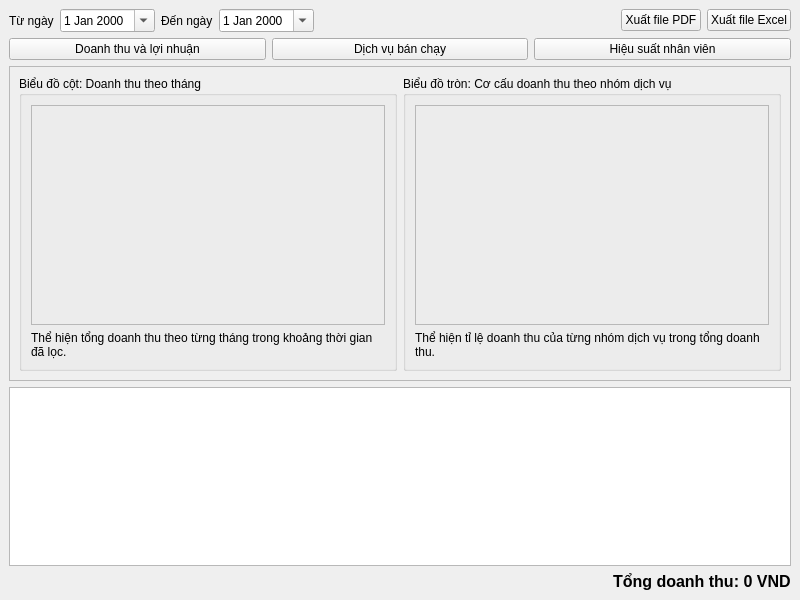
<?xml version="1.0" encoding="UTF-8"?>
<ui version="4.0">
 <class>MainWindow</class>
 <widget class="QMainWindow" name="MainWindow">
  <property name="geometry">
   <rect>
    <x>0</x>
    <y>0</y>
    <width>800</width>
    <height>600</height>
   </rect>
  </property>
  <property name="windowTitle">
   <string>Bao Cao Thong Ke Car Care</string>
  </property>
  <widget class="QWidget" name="centralwidget">
   <layout class="QVBoxLayout" name="verticalLayout">
    <item>
     <layout class="QHBoxLayout" name="layout_filter">
      <item>
       <widget class="QLabel" name="label">
        <property name="text">
         <string>Từ ngày</string>
        </property>
       </widget>
      </item>
      <item>
       <widget class="QDateEdit" name="date_tu_ngay">
        <property name="calendarPopup">
         <bool>true</bool>
        </property>
       </widget>
      </item>
      <item>
       <widget class="QLabel" name="label_2">
        <property name="text">
         <string>Đến ngày</string>
        </property>
       </widget>
      </item>
      <item>
       <widget class="QDateEdit" name="date_den_ngay">
        <property name="calendarPopup">
         <bool>true</bool>
        </property>
       </widget>
      </item>
      <item>
       <spacer name="horizontalSpacer">
        <property name="orientation">
         <enum>Qt::Horizontal</enum>
        </property>
        <property name="sizeHint" stdset="0">
         <size>
          <width>0</width>
          <height>0</height>
         </size>
        </property>
       </spacer>
      </item>
      <item>
       <widget class="QPushButton" name="btn_xuat_file_pdf">
        <property name="text">
         <string>Xuất file PDF</string>
        </property>
       </widget>
      </item>
      <item>
       <widget class="QPushButton" name="btn_xuat_file_excel">
        <property name="text">
         <string>Xuất file Excel</string>
        </property>
       </widget>
      </item>
     </layout>
    </item>
    <item>
     <layout class="QHBoxLayout" name="layout_buttons">
      <item>
       <widget class="QPushButton" name="btn_doanh_thu">
        <property name="text">
         <string>Doanh thu và lợi nhuận</string>
        </property>
       </widget>
      </item>
      <item>
       <widget class="QPushButton" name="btn_dich_vu">
        <property name="text">
         <string>Dịch vụ bán chạy</string>
        </property>
       </widget>
      </item>
      <item>
       <widget class="QPushButton" name="btn_nhan_vien">
        <property name="text">
         <string>Hiệu suất nhân viên</string>
        </property>
       </widget>
      </item>
     </layout>
    </item>
    <item>
     <widget class="QFrame" name="frame_charts">
      <property name="frameShape">
       <enum>QFrame::StyledPanel</enum>
      </property>
      <property name="frameShadow">
       <enum>QFrame::Raised</enum>
      </property>
      <layout class="QHBoxLayout" name="layout_charts">
       <item>
        <widget class="QGroupBox" name="group_chart_bar_month">
         <property name="title">
          <string>Biểu đồ cột: Doanh thu theo tháng</string>
         </property>
         <layout class="QVBoxLayout" name="layout_chart_bar_month">
          <item>
           <widget class="QFrame" name="chart_bar_month_placeholder">
            <property name="minimumSize">
             <size>
              <width>0</width>
              <height>220</height>
             </size>
            </property>
            <property name="frameShape">
             <enum>QFrame::StyledPanel</enum>
            </property>
            <property name="frameShadow">
             <enum>QFrame::Sunken</enum>
            </property>
           </widget>
          </item>
          <item>
           <widget class="QLabel" name="lbl_chart_bar_month_desc">
            <property name="text">
             <string>Thể hiện tổng doanh thu theo từng tháng trong khoảng thời gian đã lọc.</string>
            </property>
            <property name="wordWrap">
             <bool>true</bool>
            </property>
           </widget>
          </item>
         </layout>
        </widget>
       </item>
       <item>
        <widget class="QGroupBox" name="group_chart_pie_revenue">
         <property name="title">
          <string>Biểu đồ tròn: Cơ cấu doanh thu theo nhóm dịch vụ</string>
         </property>
         <layout class="QVBoxLayout" name="layout_chart_pie_revenue">
          <item>
           <widget class="QFrame" name="chart_pie_revenue_placeholder">
            <property name="minimumSize">
             <size>
              <width>0</width>
              <height>220</height>
             </size>
            </property>
            <property name="frameShape">
             <enum>QFrame::StyledPanel</enum>
            </property>
            <property name="frameShadow">
             <enum>QFrame::Sunken</enum>
            </property>
           </widget>
          </item>
          <item>
           <widget class="QLabel" name="lbl_chart_pie_revenue_desc">
            <property name="text">
             <string>Thể hiện tỉ lệ doanh thu của từng nhóm dịch vụ trong tổng doanh thu.</string>
            </property>
            <property name="wordWrap">
             <bool>true</bool>
            </property>
           </widget>
          </item>
         </layout>
        </widget>
       </item>
      </layout>
     </widget>
    </item>
    <item>
     <widget class="QTableWidget" name="table_report">
      <property name="alternatingRowColors">
       <bool>true</bool>
      </property>
      <attribute name="horizontalHeaderDefaultSectionSize">
       <number>150</number>
      </attribute>
      <attribute name="horizontalHeaderStretchLastSection">
       <bool>true</bool>
      </attribute>
     </widget>
    </item>
    <item>
     <layout class="QHBoxLayout" name="layout_summary">
      <item>
       <spacer name="horizontalSpacer_2">
        <property name="orientation">
         <enum>Qt::Horizontal</enum>
        </property>
        <property name="sizeHint" stdset="0">
         <size>
          <width>0</width>
          <height>0</height>
         </size>
        </property>
       </spacer>
      </item>
      <item>
       <widget class="QLabel" name="lbl_summary">
        <property name="font">
         <font>
          <pointsize>12</pointsize>
          <weight>75</weight>
          <bold>true</bold>
         </font>
        </property>
        <property name="text">
         <string>Tổng doanh thu: 0 VND</string>
        </property>
       </widget>
      </item>
     </layout>
    </item>
   </layout>
  </widget>
 </widget>
 <resources/>
 <connections/>
</ui>
